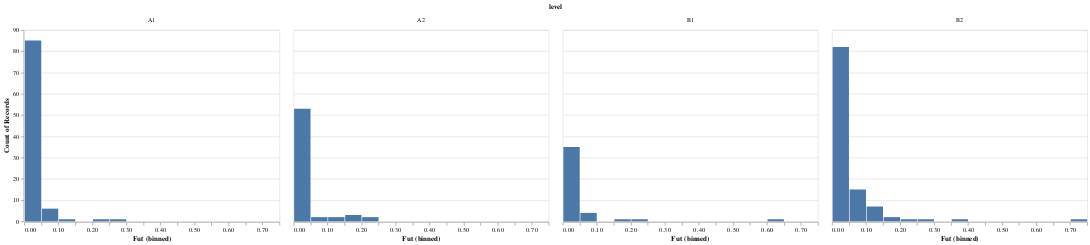

Notebook code for this chart:
### Markdown cell above
### Future Tense

### Code cell
alt.Chart(level_verb_tense_df).mark_bar().encode(x = alt.X('Fut', bin = alt.Bin(maxbins = 30)), y = 'count()').facet('level')

### Figure 1 — Vega-Lite specification as saved in the notebook (floating-point values rounded to 4 significant figures; data arrays with more than 128 entries replaced by an {"elided": "..."} marker saying what was removed)
{"$schema": "https://vega.github.io/schema/vega-lite/v4.8.1.json", "config": {"view": {"continuousHeight": 300, "continuousWidth": 400}}, "data": {"name": "data-a46874723513081149dddc40d2b1ff27"}, "datasets": {"data-a46874723513081149dddc40d2b1ff27": {"elided": "308 records"}}, "facet": {"field": "level", "type": "nominal"}, "spec": {"encoding": {"x": {"bin": {"maxbins": 30}, "field": "Fut", "type": "quantitative"}, "y": {"aggregate": "count", "type": "quantitative"}}, "mark": "bar"}}
